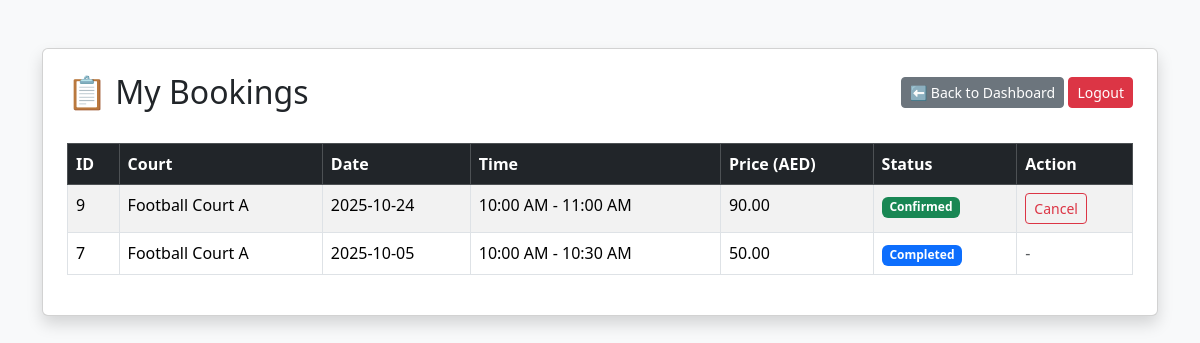
The app's page /my_bookings.php (signed in) with its own data.
### tables this page shows
CREATE TABLE `bookings` (
  `booking_id` int(11) NOT NULL,
  `user_id` int(11) NOT NULL,
  `court_id` int(11) NOT NULL,
  `booking_date` date NOT NULL,
  `start_time` time NOT NULL,
  `end_time` time NOT NULL,
  `status` enum('confirmed','cancelled','completed') DEFAULT 'confirmed',
  `price` decimal(10,2) DEFAULT NULL,
  `created_at` timestamp NOT NULL DEFAULT current_timestamp()
);

CREATE TABLE `courts` (
  `court_id` int(11) NOT NULL,
  `name` varchar(100) NOT NULL,
  `location` varchar(200) NOT NULL,
  `court_type` varchar(50) DEFAULT NULL,
  `price_per_slot` decimal(10,2) DEFAULT NULL,
  `image_url` varchar(300) DEFAULT NULL,
  `open_time` time DEFAULT NULL,
  `close_time` time DEFAULT NULL,
  `created_by` int(11) DEFAULT NULL,
  `created_at` timestamp NOT NULL DEFAULT current_timestamp()
);

### my_bookings.php (the view, shortened to what this page needs)
<?php
include "db.php";
$user_id = $_SESSION["user_id"];
$stmt = $conn->prepare("
    SELECT b.booking_id, b.booking_date, b.start_time, b.end_time, b.status, b.price,
           c.name AS court_name
    FROM bookings b
    JOIN courts c ON b.court_id = c.court_id
    WHERE b.user_id = ?
    ORDER BY b.booking_date DESC, b.start_time
");
$stmt->bind_param("i", $user_id);
$stmt->execute();
$result = $stmt->get_result();
$bookings = $result->fetch_all(MYSQLI_ASSOC);
?>
<!DOCTYPE html>
<html>
<head>
    <link href="https://cdn.jsdelivr.net/npm/bootstrap@5.3.2/dist/css/bootstrap.min.css" rel="stylesheet">
</head>
<body class="bg-light">
<div class="container mt-5">
    <div class="card shadow p-4">
        <div class="d-flex justify-content-between align-items-center mb-3">
            <h2 class="mb-0">📋 My Bookings</h2>
            <div>
                <a href="user_dashboard.php" class="btn btn-secondary btn-sm">⬅️ Back to Dashboard</a>
                <a href="logout.php" class="btn btn-danger btn-sm">Logout</a>
            </div>
        </div>
        <table class="table table-bordered table-striped mt-3">
            <thead class="table-dark">
                <tr>
                    <th>ID</th>
                    <th>Court</th>
                    <th>Date</th>
                    <th>Time</th>
                    <th>Price (AED)</th>
                    <th>Status</th>
                    <th>Action</th>
                </tr>
            </thead>
            <tbody>
                <?php if ($bookings): ?>
                    <?php foreach ($bookings as $b): ?>
                        <tr>
                            <td><?= $b["booking_id"] ?></td>
                            <td><?= htmlspecialchars($b["court_name"]) ?></td>
                            <td><?= htmlspecialchars($b["booking_date"]) ?></td>
                            <td><?= date("g:i A", strtotime($b["start_time"])) ?> - <?= date("g:i A", strtotime($b["end_time"])) ?></td>
                            <td><?= $b["price"] ?></td>
                            <td>
                                <?php if ($b["status"] === "confirmed"): ?>
                                    <span class="badge bg-success">Confirmed</span>
                                <?php elseif ($b["status"] === "cancelled"): ?>
                                    <span class="badge bg-danger">Cancelled</span>
                                <?php elseif ($b["status"] === "completed"): ?>
                                    <span class="badge bg-primary">Completed</span>
                                <?php else: ?>
                                    <span class="badge bg-secondary"><?= ucfirst($b["status"]) ?></span>
                                <?php endif; ?>
                            </td>
                            <td>
                                <?php if ($b["status"] === "confirmed"): ?>
                                    <a href="?cancel_id=<?= $b['booking_id'] ?>" class="btn btn-sm btn-outline-danger" onclick="return confirm('Cancel this booking?')">Cancel</a>
                                <?php else: ?>
                                    <span class="text-muted">-</span>
                                <?php endif; ?>
                            </td>
                        </tr>
                    <?php endforeach; ?>
                <?php else: ?>
                    <tr><td colspan="7" class="text-center text-muted">No bookings found.</td></tr>
                <?php endif; ?>
            </tbody>
        </table>
    </div>
</div>
</body>
</html>

### records on screen
bookings: booking_id "9", court.name "Football Court A", booking_date "2025-10-24", start_time "10:00 AM", end_time "11:00 AM", price "90.00", status "Confirmed"
bookings: booking_id "7", court.name "Football Court A", booking_date "2025-10-05", start_time "10:00 AM", end_time "10:30 AM", price "50.00", status "Completed"
